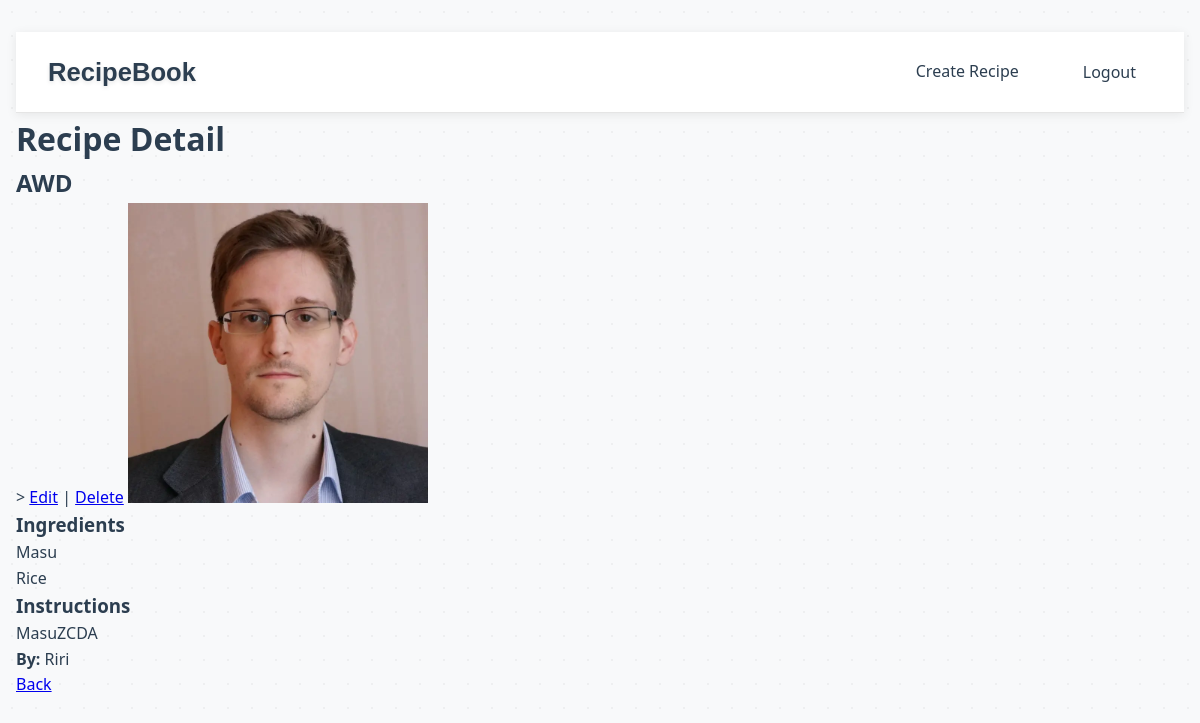
The page /recipe/8/ (signed in) on the database its author committed.
### recipes/models.py (models this page shows, shortened)
class Recipe(models.Model):
    title= models.CharField(max_length=256)
    ingredients= models.TextField()
    instructions= models.TextField()
    published_at= models.DateTimeField(auto_now_add=True)
    author=models.ForeignKey(User , on_delete=models.CASCADE)
    image = models.ImageField(upload_to='recipes/', null=True, blank=True)  # NEW field

### recipes/views.py (the view)
# urls.py: path('recipe/<int:pk>/', views.recipe_detail, name='recipe-detail'),
@login_required
def recipe_detail(request, pk):
    recipe = get_object_or_404(Recipe, pk=pk)
    return render(request, 'recipe_detail.html', {'recipe': recipe})

### templates/recipe_detail.html
{% extends "base.html" %}
{% block content %}
<h1>Recipe Detail</h1>
        <h2>{{recipe.title}}</h2>>
        <a href="{% url 'edit_recipe' recipe.pk %}">Edit</a> |
        <a href="{% url 'delete_recipe' recipe.pk %}">Delete</a>
         {% if recipe.image %}
            <img src="{{ recipe.image.url }}" alt="{{ recipe.title }}" style="max-width:300px;">
         {% endif %}
         <h3>Ingredients</h3>
  <p>{{ recipe.ingredients|linebreaks }}</p>
  <h3>Instructions</h3>
  <p>{{ recipe.instructions|linebreaks }}</p>
  <p><strong>By:</strong> {{ recipe.author.username }}</p>
  <p><a href="{% url 'recipe-list' %}">Back</a></p>
{% endblock %}

### static/css/style.css (style rules this page uses)
* { margin: 0; padding: 0; box-sizing: border-box; }
body { font-family: 'Segoe UI', Tahoma, Geneva, Verdana, sans-serif; background-color: #f8f9fa !important; background-image: radial-gradient(circle, rgba(0,0,0,0.04) 1px, transparent 1px); background-size: 24px 24px; color: #2c3e50; line-height: 1.6; min-height: 100vh; }
html, body { height: 100%; }
a, button { cursor: pointer; }

### rows shown on the page
Recipe: title "AWD", image (picture), ingredients "Masu Rice", instructions "MasuZCDA", author.username "Riri"
